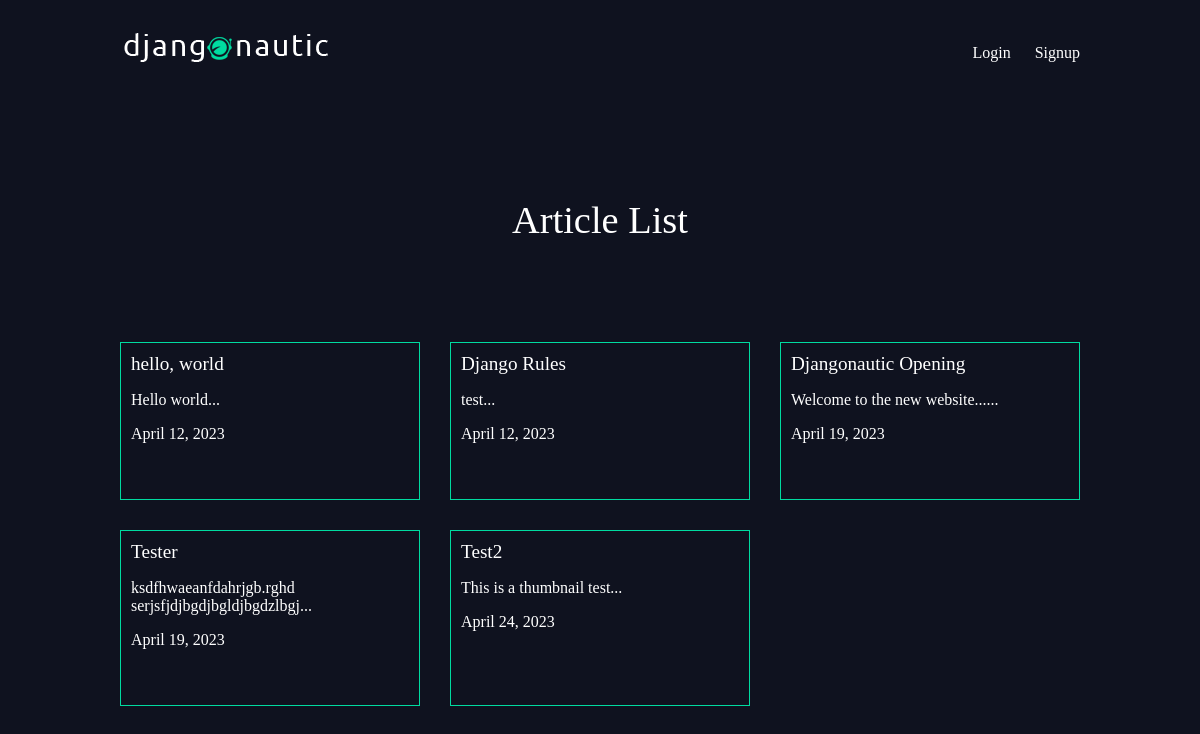
The page /articles/ on the database as committed earlier.
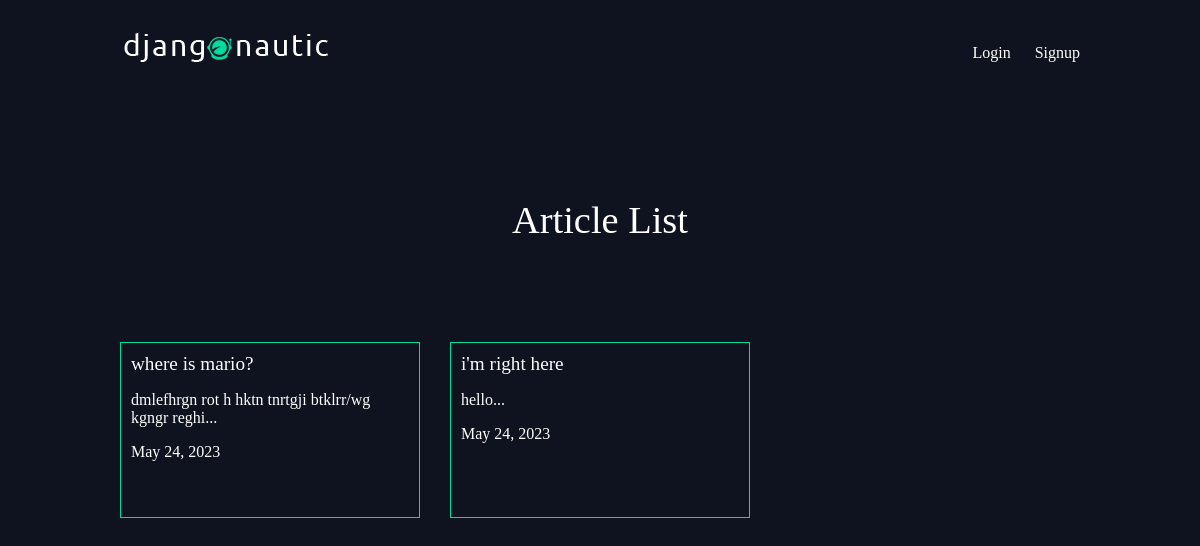
The same page on the database as committed later.
### articles/models.py (models this page shows, shortened)
class Article(models.Model):
    title = models.CharField(max_length=100)
    slug = models.SlugField()
    body = models.TextField()
    date = models.DateField(auto_now_add=True)
    thumb = models.ImageField(default='default.png', blank=True)
    author = models.ForeignKey(User, on_delete=models.CASCADE, default=None)
    def snippet(self):
        return self.body[:50] + '...'

### articles/views.py (the view)
# urls.py: path('',views.article_list, name="list"),
def article_list(request):
    articles = Article.objects.all().order_by('date')
    return render(request,'articles/article_list.html',{'articles': articles})

### articles/templates/articles/article_list.html
{% extends 'base_layout.html' %}
{% block content %}
    <h1>Article List</h1>
    <div class="articles">
        {% for article in articles %}
            <div class="article">
                <h2><a href="{% url 'articles:detail' slug=article.slug %}">{{article.title}}</a></h2>
                <p>{{article.snippet}}</p>
                <p>{{article.date}}</p>
            </div>
        {% endfor %}
    </div>
{% endblock %}

### templates/base_layout.html (shortened to what this page needs)
{% load static %}
<!DOCTYPE html>
<html>
    <head>
        <link rel="stylesheet" href="{% static 'styles.css' %}">
    </head>
    <body>
        <header class="wrapper">
            <h1><a href="{% url 'home' %}"><img src="{% static 'logo.png' %}" alt="djangonautic"/></a></h1>
            <nav>
                <ul>
                    {% if user.is_authenticated %}
                    <li>
                        <form class="logout-link" action="{% url 'accounts:logout' %}" method="post">
                            {% csrf_token %}
                            <button type="submit">Logout</button>
                        </form>
                    </li>
                    <li><a href="{% url 'articles:create' %}" class="highlight">New Article</a></li>
                    {% else %}
                        <li><a href="{% url 'accounts:login' %}">Login</a></li>
                        <li><a href="{% url 'accounts:signup' %}">Signup</a></li>
                    {% endif %}
                </ul>
            </nav>
        </header>
        <div class="wrapper">
            {% block content %}
            {% endblock %}
        </div>
    </body>
</html>

### assets/styles.css (style rules this page uses)
body { background-color: #0f121f; background-repeat: no-repeat; color: #fff; }
body * { font-family: Ubuntu; }
h1,h2,h3,h4,h5 { font-weight: normal; margin: 0; }
a, a:hover, a:visited { color: #fff; text-decoration: none; }
.wrapper { max-width: 960px; margin: 0 auto; }
div.wrapper h1 { text-align: center; margin: 100px auto; font-size: 2.4em; }
header { display: grid; grid-template-columns: 1fr 1fr; padding: 20px 0; }
nav { justify-self: end; }
nav li { display: inline-block; margin-left: 20px; }
.articles { display: grid; grid-template-columns: 1fr 1fr 1fr; grid-gap: 30px; }
.article { padding: 10px; border: 1px solid #00dba0; position: relative; padding-bottom: 40px; }
.article h2 { font-size: 1.2em; }

Rows that differ between the two databases and show on the page:
removed Article: title "hello, world", snippet "Hello world...", date "April 12, 2023"
removed Article: title "Djangonautic Opening", snippet "Welcome to the new website......", date "April 19, 2023"
removed Article: title "Tester", snippet "ksdfhwaeanfdahrjgb.rghd serjsfjdjbgdjbgldjbgdzlbgj...", date "April 19, 2023"
removed Article: title "Test2", snippet "This is a thumbnail test...", date "April 24, 2023"
added Article: title "where is mario?", snippet "dmlefhrgn rot h hktn tnrtgji btklrr/wg kgngr reghi...", date "May 24, 2023"
changed Article: title "Django Rules" → "i'm right here"; snippet "test..." → "hello..."; date "April 12, 2023" → "May 24, 2023"
